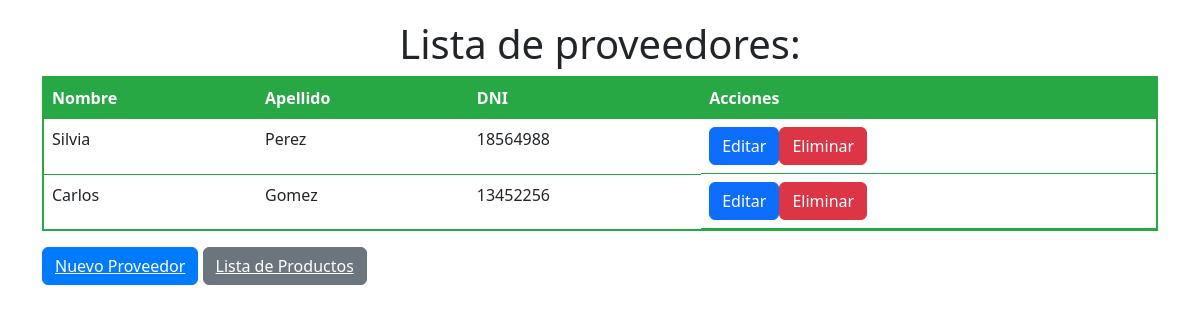
The app's page /mostrar_proveedor/ with its own data.
### trabajofinal/models.py (models this page shows, shortened)
class Proveedor(models.Model):
    nombre = models.CharField(max_length=100)
    apellido = models.CharField(max_length=100)
    dni = models.IntegerField()

### trabajofinal/views.py (the view)
# urls.py: path('mostrar_proveedor/', views.mostrar_proveedor, name='mostrar_proveedor'),
def mostrar_proveedor(request):
    proveedores = Proveedor.objects.all()
    return render(request, 'lista_proveedores.html', {'proveedores': proveedores} )

### trabajofinal/templates/lista_proveedores.html (shortened to what this page needs)
{% load static %}
<!DOCTYPE html>
<html lang="en">
<head>
    <link href="https://cdn.jsdelivr.net/npm/bootstrap@5.3.0-alpha1/dist/css/bootstrap.min.css" rel="stylesheet">
</head>
<body>
    <div class="container tabla-container">
        <h1 class="text-center">Lista de proveedores:</h1>
        <table class="table">
            <thead>
                <tr>
                    <th>Nombre</th>
                    <th>Apellido</th>
                    <th>DNI</th>
                    <th>Acciones</th>
                </tr>
            </thead>
            <tbody>
                {% for proveedor in proveedores %}
                <tr>
                    <td>{{ proveedor.nombre }}</td>
                    <td>{{ proveedor.apellido }}</td>
                    <td>{{ proveedor.dni }}</td>
                    <td class="accion">
                        <form method="post" action="{% url 'update_proveedor' proveedor.id %}">
                            <button type="submit" class="btn btn-primary">Editar</button>
                        </form>
                        <form method="post" action="{% url 'borrarProveedor' proveedor.id %}">
                            <button type="submit" class="btn btn-danger">Eliminar</button>
                        </form>
                    </td>
                </tr>
                {% endfor %}
            </tbody>
        </table>
        <div class="botones">
            <button class="btn btn-primary boton_crear"><a href="{% url 'crear_proveedor' %}" style="color: white;">Nuevo Proveedor</a></button>
            <button class="btn btn-secondary boton_producto"><a href="{% url 'mostrar_productos' %}" style="color: white;">Lista de Productos</a></button>
        </div>
    </div>
</body>
</html>

### trabajofinal/templates/lista_proveedores.html (style rules this page uses)
.tabla-container { margin-top: 20px; }
.tabla-container table { border: 2px solid #28a745; }
.tabla-container thead th { background-color: #28a745; color: white; }
.boton_crear { background-color: #007bff; border-color: #007bff; color: white; }
.boton_producto { background-color: #6c757d; border-color: #6c757d; color: white; }
.accion { display: flex; }

### records on screen
Proveedor: nombre "Silvia", apellido "Perez", dni "18564988"
Proveedor: nombre "Carlos", apellido "Gomez", dni "13452256"
